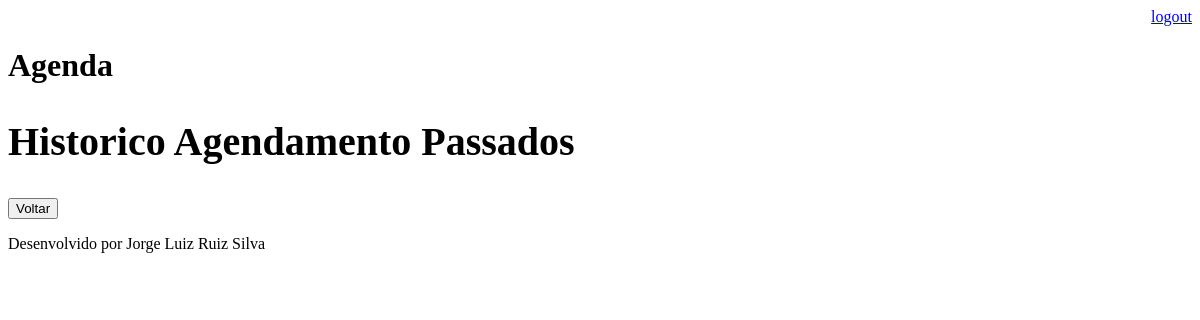
Before: /historico/ (signed in) with the older database file.
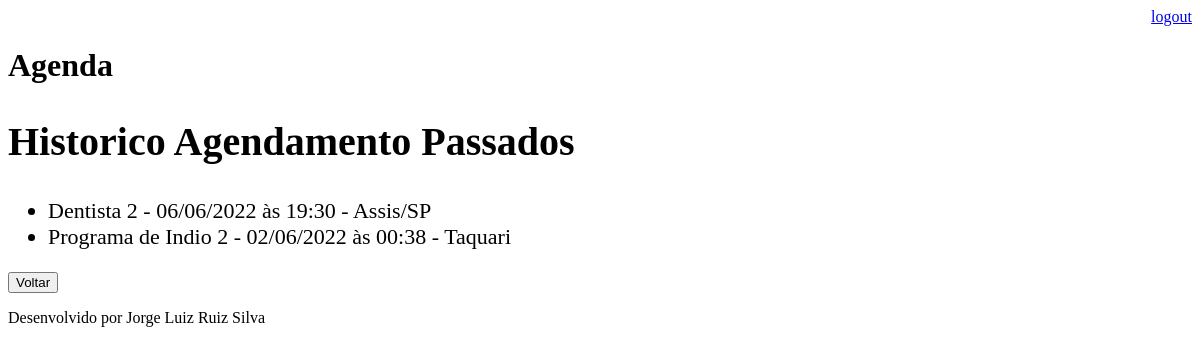
After: the same page with the newer database file.
### core/models.py (models this page shows, shortened)
class Evento(models.Model):
    titulo = models.CharField(max_length=100, verbose_name='Título')
    descricao = models.TextField(blank=True, null=True)
    data_evento = models.DateTimeField(verbose_name='Data do Evento')
    local_evento = models.TextField(blank=True, null=True)
    data_criacao = models.DateTimeField(auto_now=True, verbose_name='Data de Criação')
    usuario = models.ForeignKey(User, on_delete=models.CASCADE) #CASCADE se o usario for excluido será excluido todos o eventos deste usuario
    class Meta:
        db_table = 'evento' #Nome da Tabela
    def get_data_evento(self):
        return self.data_evento.strftime('%d/%m/%Y às %H:%M')

### core/views.py (the view)
# urls.py: path('historico/', views.historico)
@login_required(login_url='/login/')
def historico(request):
    usuario = request.user
    data_atual = datetime.now()
    evento = Evento.objects.filter(usuario=usuario,
                                   data_evento__lt=data_atual)
    dados = {'eventos':evento}
    return render(request, 'historico.html', dados)

### templates/historico.html
{% extends "model-page.html" %}
{% block content %}
    <h2 style="font-size: 40px">Historico Agendamento Passados</h2>
    <ul style="font-size: 22px">
        {% for evento in eventos %}
            <li>
                <div style="...">
                    {{ evento.titulo }} - {{ evento.get_data_evento }} - {{ evento.local_evento }}
                </div>
            </li>
        {% endfor %}
    </ul>
    <a href="/">
        <button type="button">Voltar</button>
    </a>
{% endblock %}

Changed rows visible on the page:
now on this page (row edited): Evento: titulo "Dentista 2", get_data_evento "06/06/2022 às 19:30", local_evento "Assis/SP"
now on this page (row edited): Evento: titulo "Programa de Indio 2", get_data_evento "02/06/2022 às 00:38", local_evento "Taquari"
